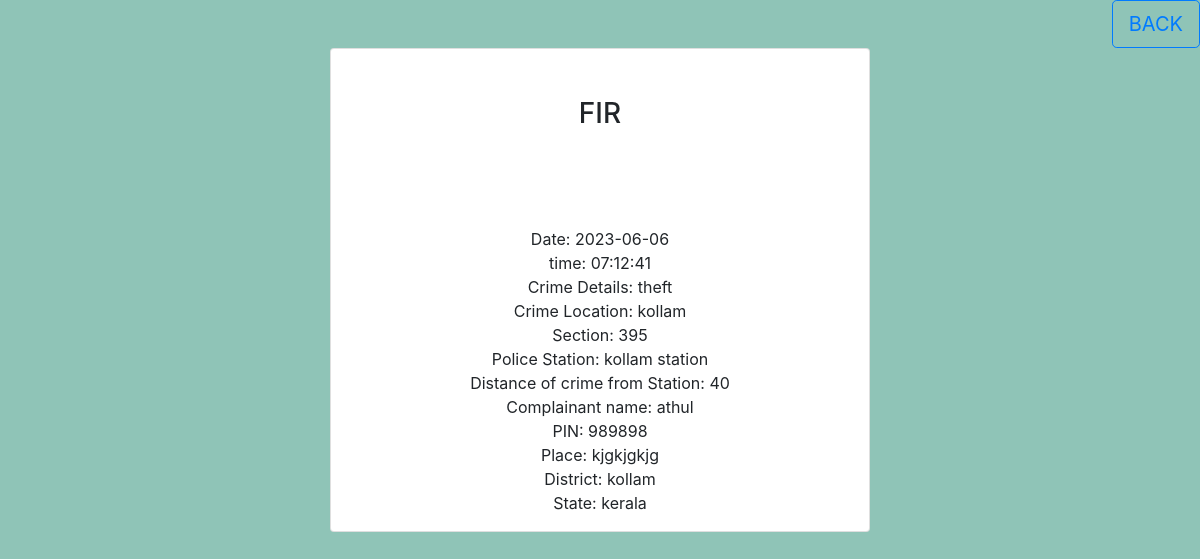
/officialfirview.php?id=6, run on the app's committed database.
### tables this page shows
CREATE TABLE `fir` (
  `complaint_no` int(11) NOT NULL,
  `firno` int(11) NOT NULL,
  `date` date NOT NULL,
  `time` time NOT NULL,
  `crime` varchar(1000) NOT NULL,
  `section` varchar(500) NOT NULL,
  `crime_location` varchar(500) NOT NULL,
  `police_station` varchar(400) NOT NULL,
  `distance_from_crime_in_km` int(11) NOT NULL,
  `status` varchar(50) NOT NULL,
  `complainant_id` int(11) NOT NULL
);

CREATE TABLE `users` (
  `userid` int(11) NOT NULL,
  `name` varchar(30) NOT NULL,
  `validid` varchar(50) NOT NULL,
  `mobileno` int(12) NOT NULL,
  `email` varchar(50) NOT NULL,
  `housename` varchar(50) NOT NULL,
  `pin` int(11) NOT NULL,
  `place` varchar(50) NOT NULL,
  `district` varchar(50) NOT NULL,
  `state` varchar(50) NOT NULL,
  `password` varchar(50) NOT NULL
);

### officialfirview.php (the view)
<?php include "header.php";?>
<?php include "database.php";?>
<section class="h-100 h-custom" style="background-color: #8fc4b7;">
    <button type="button" style="float:right" class="btn btn-outline-primary btn-lg"><a href="firmanagement.php">BACK</a></button>
  <div class="container py-5 h-50">
    <div class="row d-flex justify-content-center align-items-center h-50">
      <div class="col-lg-8 col-xl-6">
        <div class="card rounded-3">
          <div class="card-body p-3 p-md-5">
            <h3 class="mb-4 pb-2 pb-md-0 mb-md-5 px-md-5"><center>FIR</center></h3>
            </div><p align='center'><?php
            $fir=mysqli_query($conn,"select * from fir where firno='".$_GET['id']."'");
            while($row=mysqli_fetch_assoc($fir))
            {
                echo"Date: ".$row['date']."<br>";
                echo"time: ".$row['time']."<br>";
                echo"Crime Details: ".$row['crime']."<br>";
                echo"Crime Location: ".$row['crime_location']."<br>";
                echo"Section: ".$row['section']."<br>";
                echo"Police Station: ".$row['police_station']."<br>";
                echo"Distance of crime from Station: ".$row['distance_from_crime_in_km']."<br>";
                $user=mysqli_query($conn,"select * from users where userid='".$row['complainant_id']."'");
                 while($rows=mysqli_fetch_assoc($user))
                 {
                   echo"Complainant name: ".$rows['name']."<br>";
                     echo"PIN: ".$rows['pin']."<br>";
                     echo"Place: ".$rows['place']."<br>";
                     echo"District: ".$rows['district']."<br>";
                     echo"State: ".$rows['state']."<br>";
                 }
            }
            ?>
            </p></div></div></div></div></section>

### header.php (shortened to what this page needs)
 <DOCTYPE html>
<html><head>
        <link rel="stylesheet" href="https://cdn.jsdelivr.net/npm/bootstrap@4.0.0/dist/css/bootstrap.min.css">
                <link rel="stylesheet" href="design.css">
</head>

### data on the page
fir: date "2023-06-06", time "07:12:41", crime "theft", crime_location "kollam", section "395", police_station "kollam station", distance_from_crime_in_km "40"
users: name "athul", pin "989898", place "kjgkjgkjg", district "kollam", state "kerala"
